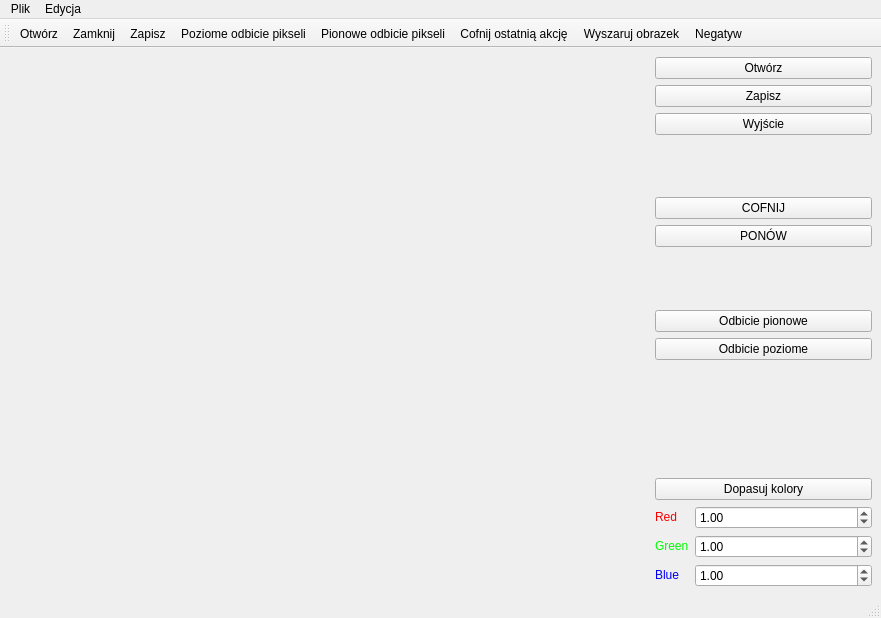
<?xml version="1.0" encoding="UTF-8"?>
<ui version="4.0">
 <class>UndoMainWin</class>
 <widget class="QMainWindow" name="UndoMainWin">
  <property name="geometry">
   <rect>
    <x>0</x>
    <y>0</y>
    <width>881</width>
    <height>618</height>
   </rect>
  </property>
  <property name="windowTitle">
   <string>UndoMainWin</string>
  </property>
  <property name="accessibleName">
   <string notr="true"/>
  </property>
  <property name="accessibleDescription">
   <string notr="true"/>
  </property>
  <widget class="QWidget" name="centralwidget">
   <layout class="QHBoxLayout" name="horizontalLayout">
    <item>
     <widget class="QLabel" name="m_ImageDisplay">
      <property name="minimumSize">
       <size>
        <width>640</width>
        <height>480</height>
       </size>
      </property>
      <property name="text">
       <string/>
      </property>
     </widget>
    </item>
    <item>
     <layout class="QVBoxLayout" name="verticalLayout">
      <item>
       <widget class="QPushButton" name="openButton">
        <property name="text">
         <string>Otwórz</string>
        </property>
       </widget>
      </item>
      <item>
       <widget class="QPushButton" name="saveButton">
        <property name="text">
         <string>Zapisz</string>
        </property>
       </widget>
      </item>
      <item>
       <widget class="QPushButton" name="quitButton">
        <property name="text">
         <string>Wyjście</string>
        </property>
       </widget>
      </item>
      <item>
       <spacer name="verticalSpacer_3">
        <property name="orientation">
         <enum>Qt::Vertical</enum>
        </property>
        <property name="sizeHint" stdset="0">
         <size>
          <width>20</width>
          <height>40</height>
         </size>
        </property>
       </spacer>
      </item>
      <item>
       <widget class="QPushButton" name="undoButton">
        <property name="text">
         <string>COFNIJ</string>
        </property>
       </widget>
      </item>
      <item>
       <widget class="QPushButton" name="redoButton">
        <property name="text">
         <string>PONÓW</string>
        </property>
       </widget>
      </item>
      <item>
       <spacer name="verticalSpacer_4">
        <property name="orientation">
         <enum>Qt::Vertical</enum>
        </property>
        <property name="sizeHint" stdset="0">
         <size>
          <width>20</width>
          <height>40</height>
         </size>
        </property>
       </spacer>
      </item>
      <item>
       <widget class="QPushButton" name="verticalMirrorButton">
        <property name="text">
         <string>Odbicie pionowe</string>
        </property>
       </widget>
      </item>
      <item>
       <widget class="QPushButton" name="horizontalMirrorButton">
        <property name="text">
         <string>Odbicie poziome</string>
        </property>
       </widget>
      </item>
      <item>
       <spacer name="verticalSpacer">
        <property name="orientation">
         <enum>Qt::Vertical</enum>
        </property>
        <property name="sizeHint" stdset="0">
         <size>
          <width>20</width>
          <height>40</height>
         </size>
        </property>
       </spacer>
      </item>
      <item>
       <spacer name="verticalSpacer_2">
        <property name="orientation">
         <enum>Qt::Vertical</enum>
        </property>
        <property name="sizeHint" stdset="0">
         <size>
          <width>20</width>
          <height>40</height>
         </size>
        </property>
       </spacer>
      </item>
      <item>
       <widget class="QPushButton" name="adjustColorButton">
        <property name="text">
         <string>Dopasuj kolory</string>
        </property>
       </widget>
      </item>
      <item>
       <layout class="QFormLayout" name="formLayout">
        <item row="1" column="1">
         <widget class="QDoubleSpinBox" name="redSpin">
          <property name="maximum">
           <double>10.000000000000000</double>
          </property>
          <property name="singleStep">
           <double>0.100000000000000</double>
          </property>
          <property name="value">
           <double>1.000000000000000</double>
          </property>
         </widget>
        </item>
        <item row="1" column="0">
         <widget class="QLabel" name="redLabel">
          <property name="text">
           <string>&lt;!DOCTYPE HTML PUBLIC &quot;-//W3C//DTD HTML 4.0//EN&quot; &quot;http://www.w3.org/TR/REC-html40/strict.dtd&quot;&gt;
&lt;html&gt;&lt;head&gt;&lt;meta name=&quot;qrichtext&quot; content=&quot;1&quot; /&gt;&lt;style type=&quot;text/css&quot;&gt;
p, li { white-space: pre-wrap; }
&lt;/style&gt;&lt;/head&gt;&lt;body style=&quot; font-family:'Sans Serif'; font-size:9pt; font-weight:400; font-style:normal;&quot;&gt;
&lt;p style=&quot; margin-top:0px; margin-bottom:0px; margin-left:0px; margin-right:0px; -qt-block-indent:0; text-indent:0px;&quot;&gt;&lt;span style=&quot; color:#f80000;&quot;&gt;Red&lt;/span&gt;&lt;/p&gt;&lt;/body&gt;&lt;/html&gt;</string>
          </property>
         </widget>
        </item>
        <item row="2" column="0">
         <widget class="QLabel" name="greenLabel">
          <property name="text">
           <string>&lt;!DOCTYPE HTML PUBLIC &quot;-//W3C//DTD HTML 4.0//EN&quot; &quot;http://www.w3.org/TR/REC-html40/strict.dtd&quot;&gt;
&lt;html&gt;&lt;head&gt;&lt;meta name=&quot;qrichtext&quot; content=&quot;1&quot; /&gt;&lt;style type=&quot;text/css&quot;&gt;
p, li { white-space: pre-wrap; }
&lt;/style&gt;&lt;/head&gt;&lt;body style=&quot; font-family:'Sans Serif'; font-size:9pt; font-weight:400; font-style:normal;&quot;&gt;
&lt;p style=&quot; margin-top:0px; margin-bottom:0px; margin-left:0px; margin-right:0px; -qt-block-indent:0; text-indent:0px;&quot;&gt;&lt;span style=&quot; color:#00f900;&quot;&gt;Green&lt;/span&gt;&lt;/p&gt;&lt;/body&gt;&lt;/html&gt;</string>
          </property>
         </widget>
        </item>
        <item row="2" column="1">
         <widget class="QDoubleSpinBox" name="greenSpin">
          <property name="maximum">
           <double>10.000000000000000</double>
          </property>
          <property name="singleStep">
           <double>0.100000000000000</double>
          </property>
          <property name="value">
           <double>1.000000000000000</double>
          </property>
         </widget>
        </item>
        <item row="5" column="0">
         <widget class="QLabel" name="blueLabel">
          <property name="text">
           <string>&lt;!DOCTYPE HTML PUBLIC &quot;-//W3C//DTD HTML 4.0//EN&quot; &quot;http://www.w3.org/TR/REC-html40/strict.dtd&quot;&gt;
&lt;html&gt;&lt;head&gt;&lt;meta name=&quot;qrichtext&quot; content=&quot;1&quot; /&gt;&lt;style type=&quot;text/css&quot;&gt;
p, li { white-space: pre-wrap; }
&lt;/style&gt;&lt;/head&gt;&lt;body style=&quot; font-family:'Sans Serif'; font-size:9pt; font-weight:400; font-style:normal;&quot;&gt;
&lt;p style=&quot; margin-top:0px; margin-bottom:0px; margin-left:0px; margin-right:0px; -qt-block-indent:0; text-indent:0px;&quot;&gt;&lt;span style=&quot; color:#0000f7;&quot;&gt;Blue&lt;/span&gt;&lt;/p&gt;&lt;/body&gt;&lt;/html&gt;</string>
          </property>
         </widget>
        </item>
        <item row="5" column="1">
         <widget class="QDoubleSpinBox" name="blueSpin">
          <property name="maximum">
           <double>10.000000000000000</double>
          </property>
          <property name="singleStep">
           <double>0.100000000000000</double>
          </property>
          <property name="value">
           <double>1.000000000000000</double>
          </property>
         </widget>
        </item>
       </layout>
      </item>
     </layout>
    </item>
   </layout>
  </widget>
  <widget class="QMenuBar" name="menubar">
   <property name="geometry">
    <rect>
     <x>0</x>
     <y>0</y>
     <width>881</width>
     <height>22</height>
    </rect>
   </property>
   <widget class="QMenu" name="menuEdit">
    <property name="title">
     <string>Edycja</string>
    </property>
    <addaction name="actionAdjust_Color"/>
    <addaction name="actionVertical_Mirror"/>
    <addaction name="actionHorizontal_Mirror"/>
    <addaction name="actionUndo_The_Last_Action"/>
    <addaction name="actionMonochrome"/>
    <addaction name="actionNegate"/>
   </widget>
   <widget class="QMenu" name="menuFile">
    <property name="title">
     <string>Plik</string>
    </property>
    <addaction name="actionOpen"/>
    <addaction name="actionClose"/>
    <addaction name="actionSave"/>
    <addaction name="actionQuit"/>
   </widget>
   <addaction name="menuFile"/>
   <addaction name="menuEdit"/>
  </widget>
  <widget class="QStatusBar" name="statusbar"/>
  <widget class="QToolBar" name="toolBar">
   <property name="windowTitle">
    <string>toolBar</string>
   </property>
   <attribute name="toolBarArea">
    <enum>TopToolBarArea</enum>
   </attribute>
   <attribute name="toolBarBreak">
    <bool>false</bool>
   </attribute>
   <addaction name="actionOpen"/>
   <addaction name="actionClose"/>
   <addaction name="actionSave"/>
   <addaction name="actionHorizontal_Mirror"/>
   <addaction name="actionVertical_Mirror"/>
   <addaction name="actionUndo_The_Last_Action"/>
   <addaction name="actionMonochrome"/>
   <addaction name="actionNegate"/>
  </widget>
  <action name="actionOpen">
   <property name="text">
    <string>Otwórz</string>
   </property>
   <property name="shortcut">
    <string>Ctrl+O</string>
   </property>
  </action>
  <action name="actionClose">
   <property name="text">
    <string>Zamknij</string>
   </property>
   <property name="shortcut">
    <string>Ctrl+C</string>
   </property>
  </action>
  <action name="actionSave">
   <property name="text">
    <string>Zapisz</string>
   </property>
   <property name="shortcut">
    <string>Ctrl+S</string>
   </property>
  </action>
  <action name="actionAdjust_Color">
   <property name="text">
    <string>Dopasuj kolory</string>
   </property>
   <property name="shortcut">
    <string>Ctrl+A</string>
   </property>
  </action>
  <action name="actionVertical_Mirror">
   <property name="text">
    <string>Pionowe odbicie pikseli</string>
   </property>
   <property name="toolTip">
    <string>Pionowe odbicie pikseli</string>
   </property>
   <property name="shortcut">
    <string>Ctrl+V</string>
   </property>
  </action>
  <action name="actionQuit">
   <property name="text">
    <string>Wyjście</string>
   </property>
   <property name="shortcut">
    <string>Ctrl+Q</string>
   </property>
  </action>
  <action name="actionHorizontal_Mirror">
   <property name="text">
    <string>Poziome odbicie pikseli</string>
   </property>
  </action>
  <action name="actionUndo_The_Last_Action">
   <property name="text">
    <string>Cofnij ostatnią akcję</string>
   </property>
   <property name="shortcut">
    <string>Ctrl+U</string>
   </property>
  </action>
  <action name="actionMonochrome">
   <property name="text">
    <string>Wyszaruj obrazek</string>
   </property>
   <property name="toolTip">
    <string>Zrob obrazek monochromicznym</string>
   </property>
  </action>
  <action name="actionNegate">
   <property name="text">
    <string>Negatyw</string>
   </property>
   <property name="toolTip">
    <string>Zrob negatyw obrazka</string>
   </property>
  </action>
 </widget>
 <resources/>
 <connections>
  <connection>
   <sender>actionMonochrome</sender>
   <signal>triggered()</signal>
   <receiver>UndoMainWin</receiver>
   <slot>onMonochromeButtonClicked()</slot>
   <hints>
    <hint type="sourcelabel">
     <x>-1</x>
     <y>-1</y>
    </hint>
    <hint type="destinationlabel">
     <x>440</x>
     <y>308</y>
    </hint>
   </hints>
  </connection>
  <connection>
   <sender>actionNegate</sender>
   <signal>triggered()</signal>
   <receiver>UndoMainWin</receiver>
   <slot>onNegateButtonClicked()</slot>
   <hints>
    <hint type="sourcelabel">
     <x>-1</x>
     <y>-1</y>
    </hint>
    <hint type="destinationlabel">
     <x>440</x>
     <y>308</y>
    </hint>
   </hints>
  </connection>
 </connections>
 <slots>
  <slot>onMonochromeButtonClicked()</slot>
  <slot>onNegateButtonClicked()</slot>
 </slots>
</ui>
